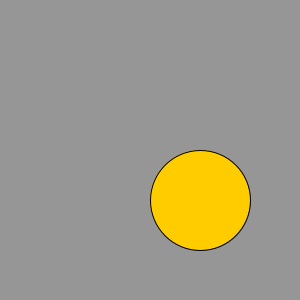
Frame 1 (no input)
Frame 60 (the mouse pressed at the canvas centre just before this capture): identical to frame 1, image omitted
Frame 120 (the mouse held since frame 60 and released just before this capture): identical to frame 1, image omitted

The Processing sketch that drew this single still picture (run headless with seeded random() and noise(); from frame 60 on, the mouse is pressed at the canvas centre):

// Processing sketch: test
// ── test.pde
int a =  0;

void setup() {
  size (300, 300);
}

void draw() {
  background(150);

  fill(255, 204, 0);
  circle(200, 200, 100);
}
